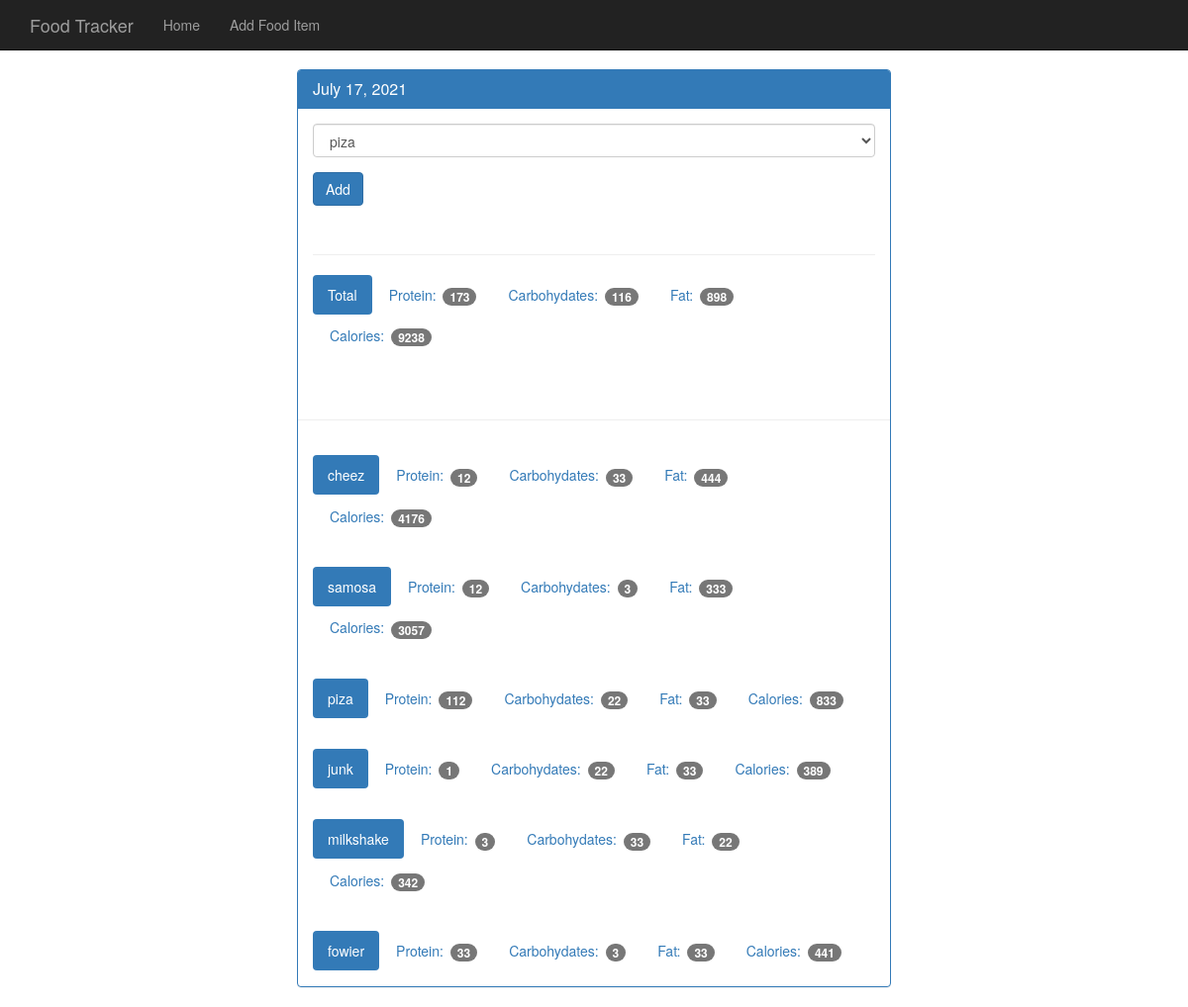
The app's page /view/20210717 with its own data.
### tables this page shows
CREATE TABLE food(
id integer primary key autoincrement,
name text not null,
protein integer not null,
carbohydrate integer not null,
fat integer not null,
calories integer not null
);

### app.py (the view)
@app.route('/view/<date>',methods=['GET','POST'])
def view(date):
    db = get_db()
    cur = db.execute('select id,entry_date from log_date where entry_date = ?',[date])
    date_result = cur.fetchone()
    if request.method == 'POST':
        print("This is post request.")
        print("filled form value",request.form['food-select'])
        print("date id is", date_result['id'])
        db.execute('insert into food_date (food_id,log_date_id) values (?,?)', [request.form['food-select'],date_result['id']])
        db.commit()
    preety_date = datetime.strptime(str(date_result['entry_date']), '%Y%m%d').strftime("%B %d, %Y")
    food_cur = db.execute('select id,name from food')
    food_results = food_cur.fetchall()
    cur = db.execute('select food.name, food.protein, food.carbohydrate, food.fat,food.calories from log_date join food_date on \
    food_date.log_date_id = log_date.id join food on food.id = food_date.food_id where log_date.entry_date = ?', [date])
    log_results = cur.fetchall()
    total = {}
    total['protein'] = 0
    total['carbohydrate'] = 0
    total['fat'] = 0
    total['calories'] = 0
    for food in log_results:
        total['protein'] += food['protein']
        total['carbohydrate'] += food['carbohydrate']
        total['fat'] += food['fat']
        total['calories'] += food['calories']
    return render_template('day.html',entry_date=date_result['entry_date'],date=preety_date, food_results=food_results,log_results=log_results,total=total)

### app.py (called while the page is built)
def connect_db():
    sql = sqlite3.connect("C:\\Users\\vishaver\\PycharmProjects\\trackfood\\food_log.db")
    sql.row_factory = sqlite3.Row
    return sql

def get_db():
    if not hasattr(g,'sqlite3'):
        g.sqlite_db = connect_db()
    return g.sqlite_db

### templates/day.html
{% extends "base.html" %}
{% block content %}
    <nav class="navbar navbar-inverse navbar-fixed-top">
      <div class="container">
        <div class="navbar-header">
          <a class="navbar-brand" href="{{ url_for('index') }}">Food Tracker</a>
        </div>
        <div id="navbar" class="navbar-collapse collapse">
          <ul class="nav navbar-nav">
            <li><a href="{{ url_for('index') }}">Home</a></li>
            <li><a href="{{ url_for('food') }}">Add Food Item</a></li>
          </ul>
        </div>
      </div>
    </nav>
    <div class="container theme-showcase col-sm-6 col-sm-offset-3" role="main">
      <div class="row">
        <div>
          <div class="panel panel-primary">
            <div class="panel-heading">
              <h3 class="panel-title">{{ date }}</h3>
            </div>
            <div class="panel-body">
              <form method="POST" action="{{ url_for('view', date=entry_date) }}">
                <div class="form-group">
                  <select class="form-control" name="food-select">
                    {% for food in food_results %}
                      <option value={{ food.id }}>{{ food.name }}</option>
                    {% endfor %}
                  </select>
                </div>
                <button type="submit" class="btn btn-primary">Add</button>
              </form>
              <div class="page-header"></div>
              <ul class="nav nav-pills" role="tablist">
                <li class="active"><a>Total</a></li>
                <li><a>Protein: <span class="badge">{{ total.protein }}</span></a></li>
                <li><a>Carbohydates: <span class="badge">{{ total.carbohydrate }}</span></a></li>
                <li><a>Fat: <span class="badge">{{ total.fat }}</span></a></li>
                <li><a>Calories: <span class="badge">{{ total.calories }}</span></a></li>
              </ul>
            </div>
            <div class="page-header"></div>
            {% for food in log_results %}
            <div class="panel-body">
              <ul class="nav nav-pills" role="tablist">
                <li class="active"><a>{{ food.name }}</a></li>
                <li><a>Protein: <span class="badge">{{ food.protein }}</span></a></li>
                <li><a>Carbohydates: <span class="badge">{{ food.carbohydrate }}</span></a></li>
                <li><a>Fat: <span class="badge">{{ food.fat }}</span></a></li>
                <li><a>Calories: <span class="badge">{{ food.calories }}</span></a></li>
              </ul>
            </div>
               {% endfor %}
          </div>
        </div>
      </div>
    </div>
  {% endblock %}

### static/theme.css (style rules this page uses)
body { padding-top: 70px; padding-bottom: 30px; }

### records on screen
food: name "cheez", protein "12", carbohydrate "33", fat "444", calories "4176"
food: name "samosa", protein "12", carbohydrate "3", fat "333", calories "3057"
food: name "piza", protein "112", carbohydrate "22", fat "33", calories "833"
food: name "junk", protein "1", carbohydrate "22", fat "33", calories "389"
food: name "milkshake", protein "3", carbohydrate "33", fat "22", calories "342"
food: name "fowier", protein "33", carbohydrate "3", fat "33", calories "441"

### other values on screen
{{ date }} "July 17, 2021"
{{ total.protein }} "173"
{{ total.carbohydrate }} "116"
{{ total.fat }} "898"
{{ total.calories }} "9238"
form field food-select "piza"
